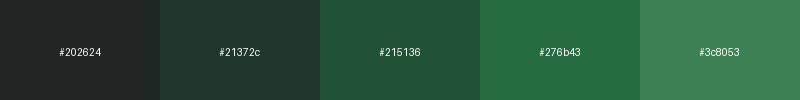
#> input picture leaf1_palette.png, 800 x 100 px; its folder holds only this picture in this run
$ python color_extractor.py leaf1_palette.png
#> lines starting #> are read from the running program, lines starting #| are printed output that depends on the picture
import sys
import argparse
from PIL import Image, ImageDraw
import numpy as np
from sklearn.cluster import KMeans
from collections import Counter
import os

class ColorExtractor:
    def __init__(self, image_path, num_colors=5):
        self.image_path = image_path
        self.num_colors = num_colors
        self.image = None

    def load_image(self):
        """Load and process the image"""
        try:
            self.image = Image.open(self.image_path)
#> self.image is the input picture: PIL image 800x100 RGB; mean R, G, B 40.7, 82.8, 58
            # Convert to RGB if necessary
            if self.image.mode != 'RGB':
                self.image = self.image.convert('RGB')
            print(f"Loaded image: {self.image_path}")
            print(f"Image size: {self.image.size}")
#| Image size: (800, 100)
            return True
        except Exception as e:
            print(f"Error loading image: {e}")
            return False

    def extract_colors(self):
        """Extract dominant colors using K-means clustering"""
        if not self.image:
            print("No image loaded!")
            return []

        # Convert image to numpy array
        img_array = np.array(self.image)

        # Reshape to list of pixels
        pixels = img_array.reshape(-1, 3)

        # Use K-means to find dominant colors
        kmeans = KMeans(n_clusters=self.num_colors, random_state=42, n_init=10)
        kmeans.fit(pixels)

        # Get the colors and their frequencies
        colors = kmeans.cluster_centers_.astype(int)
        labels = kmeans.labels_

        # Count frequency of each color
        label_counts = Counter(labels)

        # Sort colors by frequency
        color_info = []
        for i, color in enumerate(colors):
            frequency = label_counts[i] / len(labels) * 100
            color_info.append({
                'rgb': tuple(int(c) for c in color),  # Convert numpy ints to Python ints
                'hex': self.rgb_to_hex(color),
                'frequency': frequency
            })

        # Sort by frequency (most common first)
        color_info.sort(key=lambda x: x['frequency'], reverse=True)

        return color_info

    def rgb_to_hex(self, rgb):
        """Convert RGB values to hex color code"""
        return f"#{rgb[0]:02x}{rgb[1]:02x}{rgb[2]:02x}"

    def rgb_to_ansi(self, rgb):
        """Convert RGB to ANSI 24-bit color code for terminal display"""
        r, g, b = rgb
        return f"\033[48;2;{r};{g};{b}m"

    def reset_color(self):
        """Reset terminal color"""
        return "\033[0m"

    def display_colors(self, colors):
        """Display the extracted colors with visual blocks in terminal"""
        print(f"\nColor Palette ({len(colors)} colors):")
        print("=" * 60)

        for i, color in enumerate(colors, 1):
            rgb = color['rgb']
            hex_code = color['hex']
            freq = color['frequency']

            # Create color swatch
            color_swatch = self.rgb_to_ansi(rgb) + "          " + self.reset_color()

            print(f"{i}. {color_swatch} RGB: {rgb}")
            print(f"   {color_swatch} HEX: {hex_code}")
            print(f"   {color_swatch} Frequency: {freq:.1f}%")
            print()

    def create_color_palette_image(self, colors, output_path=None):
        """Create a visual color palette image"""
        if not output_path:
            base_name = os.path.splitext(os.path.basename(self.image_path))[0]
            output_path = f"{base_name}_palette.png"

        # Create palette image
        palette_width = 800
        palette_height = 100

        # Create image
        palette_img = Image.new('RGB', (palette_width, palette_height))
#> palette_img: PIL image 800x100 RGB; every value is 0
        draw = ImageDraw.Draw(palette_img)

        # Calculate width for each color
        color_width = palette_width // len(colors)

        # Draw color rectangles
        for i, color in enumerate(colors):
            x1 = i * color_width
            x2 = (i + 1) * color_width
            rgb = color['rgb']

            # Draw rectangle
            draw.rectangle([x1, 0, x2, palette_height], fill=rgb)

            # Add text with hex code
            text = color['hex']
            text_bbox = draw.textbbox((0, 0), text)
            text_width = text_bbox[2] - text_bbox[0]
            text_height = text_bbox[3] - text_bbox[1]

            # Position text in center of rectangle
            text_x = x1 + (color_width - text_width) // 2
            text_y = (palette_height - text_height) // 2

            # Choose text color based on background brightness
            brightness = sum(rgb) / 3
            text_color = (0, 0, 0) if brightness > 128 else (255, 255, 255)

            draw.text((text_x, text_y), text, fill=text_color)
#> this loop made 5 passes
#> (text_bbox, text_width, text_x) on passes 1 to 5: ((0, 2, 42, 10), 42, 59), ((0, 2, 41, 10), 41, 219), ((0, 2, 42, 10), 42, 379), ((0, 2, 41, 10), 41, 539), ((0, 2, 39, 10), 39, 700)

        # Save palette image
        palette_img.save(output_path)
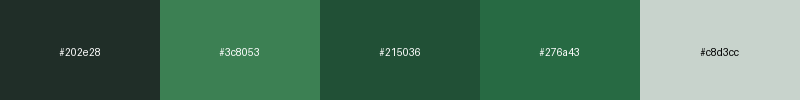
#> saved as leaf1_palette_palette.png: PIL image 800x100 RGB; mean R, G, B 73.6, 114.8, 90.3
        print(f"Color palette saved as: {output_path}")

        return output_path

    def show_palette(self, palette_path):
        """Open the color palette image"""
        try:
            if sys.platform.startswith('linux'):
                os.system(f'xdg-open "{palette_path}"')
            elif sys.platform.startswith('darwin'):  # macOS
                os.system(f'open "{palette_path}"')
            elif sys.platform.startswith('win'):
                os.system(f'start "{palette_path}"')
            print(f"👀 Opening color palette: {palette_path}")
        except Exception as e:
            print(f"Could not open palette image: {e}")

    def save_palette(self, colors, output_file=None):
        """Save color palette to a file"""
        if not output_file:
            output_file = f"{self.image_path.split('.')[0]}_palette.txt"

        try:
            with open(output_file, 'w') as f:
                f.write(f"Color Palette for: {self.image_path}\n")
                f.write("=" * 50 + "\n\n")

                for i, color in enumerate(colors, 1):
                    f.write(f"Color {i}:\n")
                    f.write(f"  RGB: {color['rgb']}\n")
                    f.write(f"  HEX: {color['hex']}\n")
                    f.write(f"  Frequency: {color['frequency']:.1f}%\n\n")

            print(f"💾 Palette saved to: {output_file}")
        except Exception as e:
            print(f"Error saving palette: {e}")

def main():
    parser = argparse.ArgumentParser(description='Extract color scheme from an image')
    parser.add_argument('image', help='Path to the image file')
    parser.add_argument('-n', '--num-colors', type=int, default=5,
                       help='Number of colors to extract (default: 5)')
    parser.add_argument('-s', '--save', action='store_true',
                       help='Save palette to text file')
    parser.add_argument('-o', '--open', action='store_true',
                       help='Create PNG palette and open it automatically')
    parser.add_argument('--output', type=str,
                       help='Output file name for saved text palette')

    args = parser.parse_args()

    # Create color extractor
    extractor = ColorExtractor(args.image, args.num_colors)

    # Load image
    if not extractor.load_image():
        sys.exit(1)

    # Extract colors
    print(f"Extracting {args.num_colors} dominant colors...")
    colors = extractor.extract_colors()

    if colors:
        # Display colors
        extractor.display_colors(colors)

        # Always create PNG palette
        palette_path = extractor.create_color_palette_image(colors)

        # Only open PNG if -o flag is provided
        if args.open:
            extractor.show_palette(palette_path)

        # Save text palette if requested
        if args.save:
            extractor.save_palette(colors, args.output)
    else:
        print("Failed to extract colors!")
        sys.exit(1)

if __name__ == "__main__":
    main()
